Frame 1 (no input): blank canvas, image omitted
Frame 60 (no input): blank canvas, image omitted
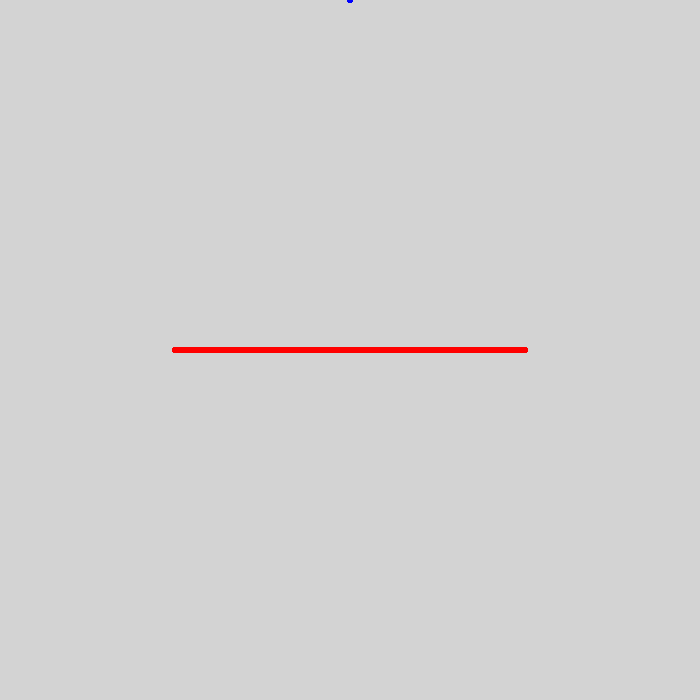
Frame 120 (the mouse pressed at the canvas centre since frame 60)

The p5.js sketch whose frames 1 and 60 were blank and that drew this single picture after the mouse press (run headless with seeded random() and noise() and a simulated clock; from frame 60 on, the mouse is pressed at the canvas centre):

// p5.js sketch
// ── sketch.js
const canvasSize = 700;
function setup() {
  createCanvas(canvasSize, canvasSize);
  background("lightgrey");
  stroke("blue");
}

function draw() {
  strokeWeight(5);

  let percentDown = mouseY / canvasSize;
  let length = percentDown * canvasSize;

  let lineCenter = canvasSize/2;
  let lineLeft = lineCenter - length/2;
  let lineRight = lineCenter + length/2;

  line(lineLeft, mouseY, lineRight, mouseY);

}

function mousePressed() {
  stroke("red");
}

function keyPressed() {
  stroke("blue");
}
